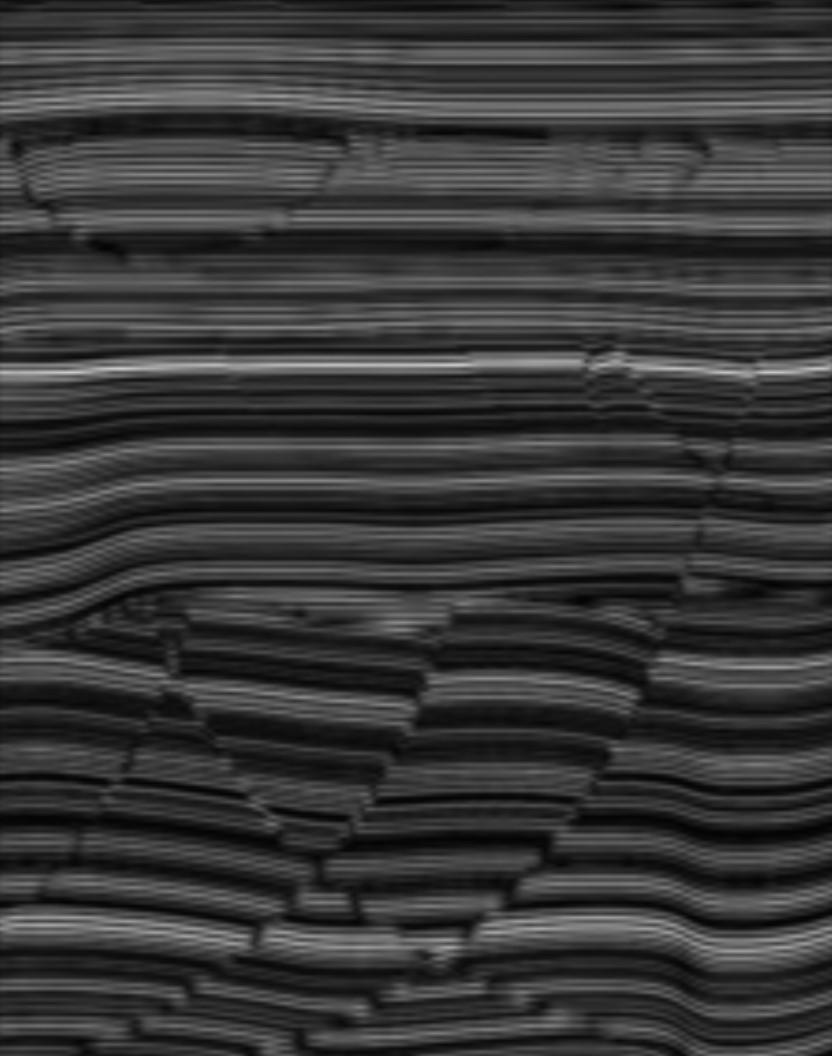
#> input picture mag.jpg, 832 x 1056 px, given in place of mag.png, which was not available
$ jupyter execute --allow-errors demo_seis.ipynb   (older library calls are emulated)
#> lines starting #> are read from the running program, lines starting #| are printed output that depends on the picture; pictures that were not available may be replaced by others from this repository, and a replacement may not be noted
[cell 1]
import LIP
import numpy as np
from scipy import misc
import matplotlib.pyplot as plt
import skimage
import cv2

[cell 2]
def histeq(im, nbr_bins=256):
    # get image histogram
    #imhist, bins = np.histogram(im.flatten(), nbr_bins, normed=True) _deprecated
    imhist, bins = np.histogram(im.flatten(), nbr_bins, density=True)
    cdf = imhist.cumsum()  # cumulative distribution function
    cdf = 255 * cdf / cdf[-1]  # normalize

    # use linear interpolation of cdf to find new pixel values
    im2 = np.interp(im.flatten(), bins[:-1], cdf)

    return im2.reshape(im.shape), cdf

[cell 3]
M = 255.
#B = skimage.io.imread("raw.jpg")
B = cv2.imread("mag.png", cv2.IMREAD_GRAYSCALE)
#> B is the input picture: shape (1056, 832); min 3, max 206, mean 55.6
#> (the rest of this cell did not finish here and is left out)

[cell 4]
print(B.max(), B.min(),B.shape)
#| 206 3 (1056, 832)
#print(B0.max(), B0.min(),B0.shape)

#> (a cell that did not finish here is left out)

[cell 6]
plt.figure()
#> (the rest of this cell did not finish here and is left out)

#> (a cell that did not finish here is left out)

[cell 8]
# contours detection
# Sobel detection
def Sobel(I):
    sobx = cv2.Sobel(I, -1, 1, 0)
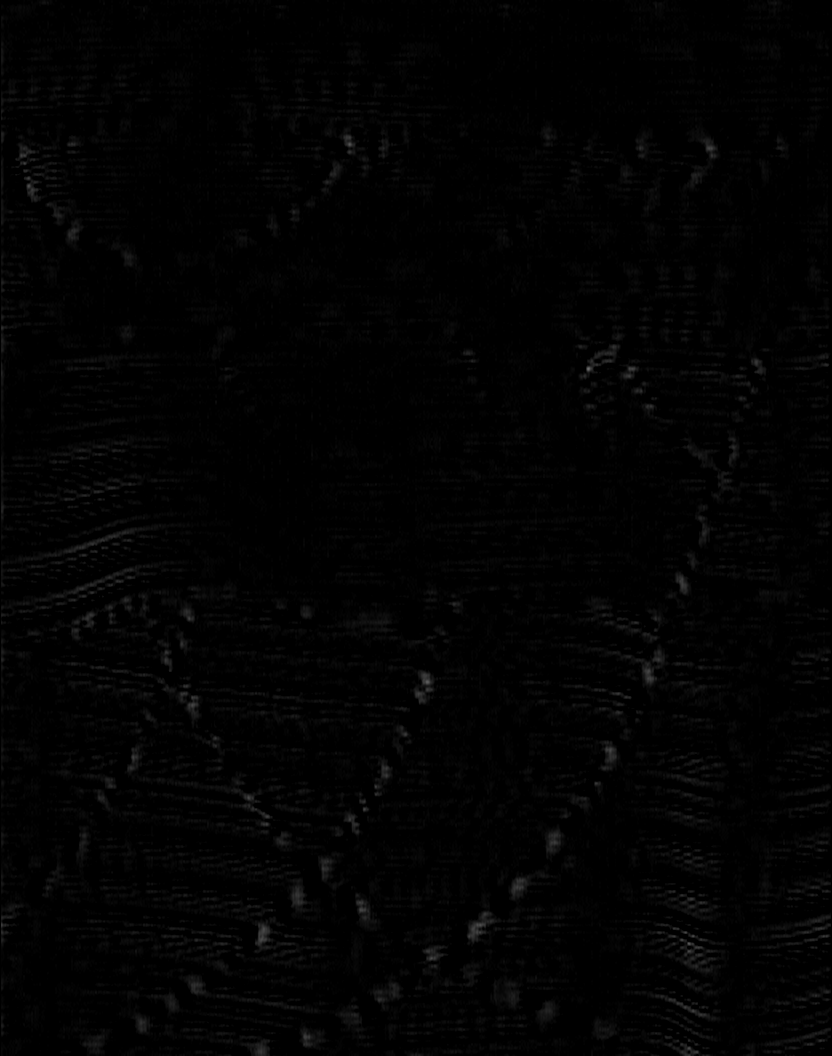
#> sobx: shape (1056, 832); min 0, max 108, mean 2.4
    soby = cv2.Sobel(I, -1, 0, 1)
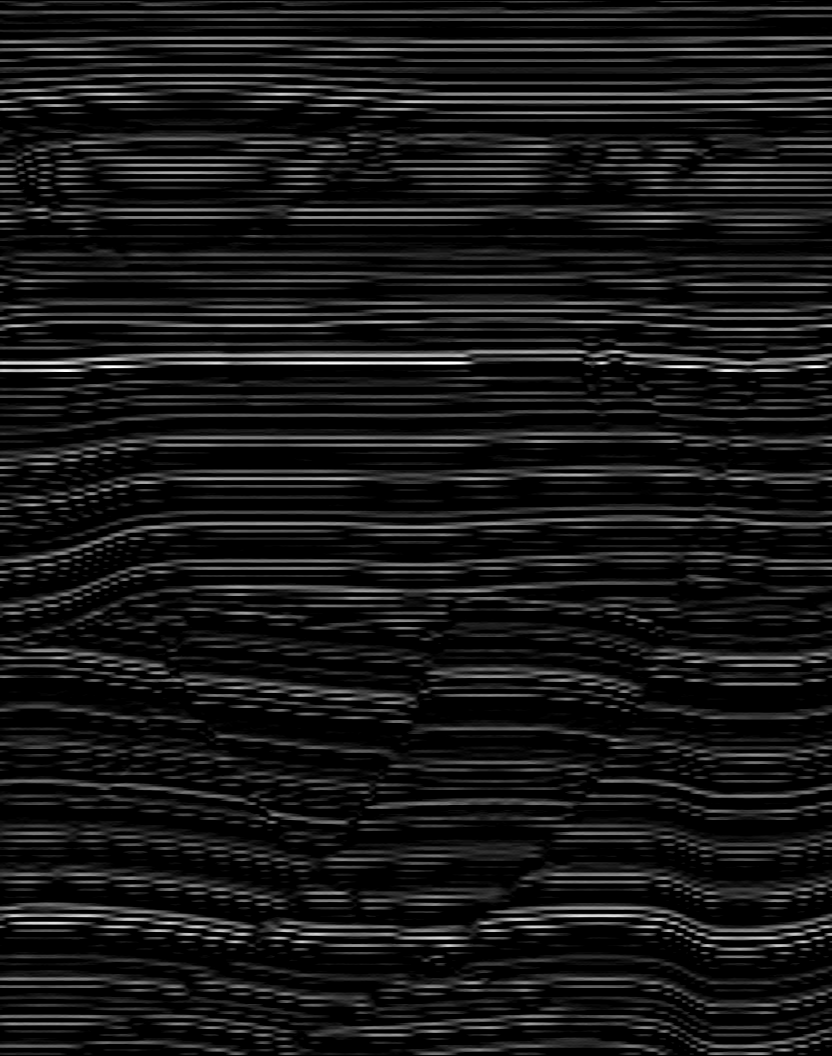
#> soby: shape (1056, 832); min 0, max 255, mean 23.1
    sob = np.sqrt(sobx**2 + soby**2)
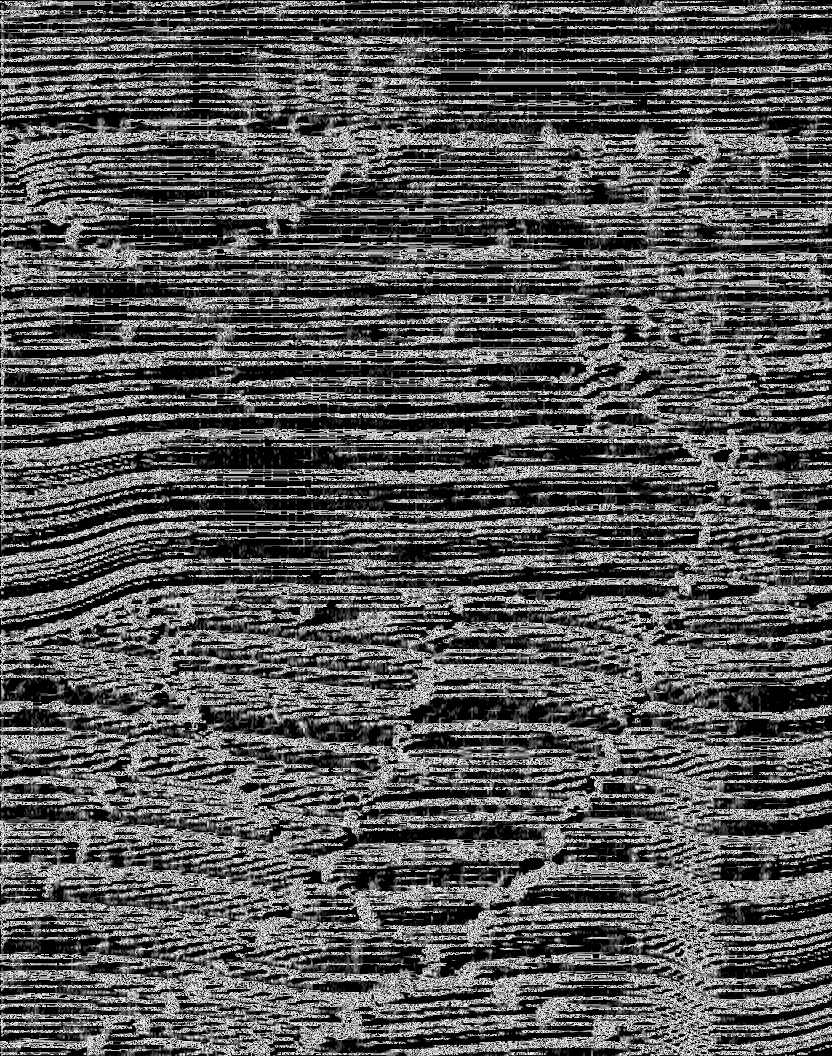
#> sob: shape (1056, 832) float16; min 0, max 15.81, mean 5.29; drawn with min black and max white
    return sob


# go into LIP space
#> (the rest of this cell did not finish here and is left out)

[cell 9]
# apply Sobel filter in the classic space
sobel = 255.0-Sobel(B)
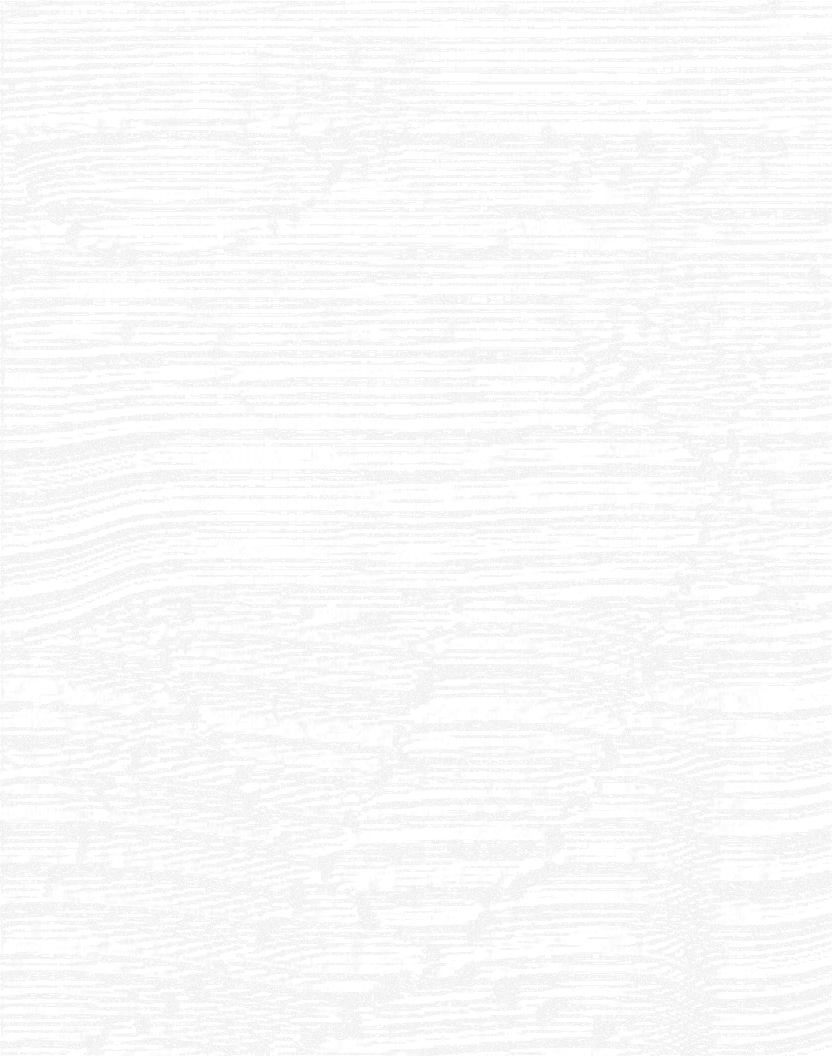
#> sobel: shape (1056, 832) float16; min 239.2, max 255, mean 249.8
plt.subplot(1, 2, 2)
plt.imshow(sobel.astype(np.float32), cmap=plt.cm.gray)
plt.title('Sobel edge detection')
plt.show()
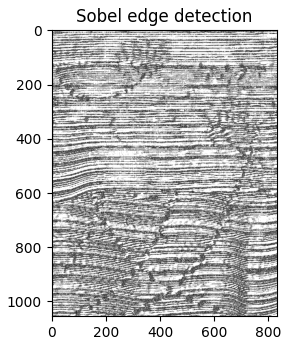
#> figure drawn by matplotlib, 1 panel
#skimage.io.imsave("sobel.png", sobel)

[cell 10]
B0 = cv2.imread("raw.png", cv2.IMREAD_GRAYSCALE)
B0=np.float32(B0)
#> B0 = nan
#> (the rest of this cell did not finish here and is left out)

plt.figure()
plt.imshow(sobel_raw, cmap=plt.cm.gray)
plt.title('Sobel edge detection froma raw image')
plt.show()
